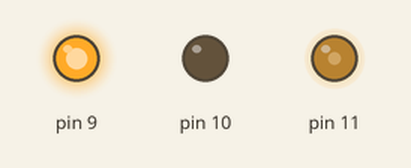
A sketch run on a simulated Arduino Uno, built with avr-gcc and run on an emulated ATmega328P. Parts: output pins drawn as LEDs (lit = HIGH).

Above: at 0.1 s.
Timing chart, 0 to 1.6 s (numbered marks = the images above):
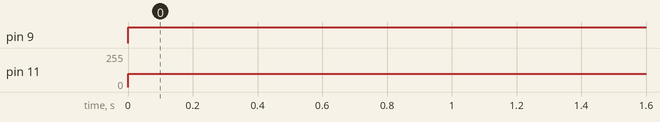

Measured:
- by itself, pin 9: LOW → HIGH at 0.00 s
- by itself, pin 11: 0/255 → 100/255 at 0.00 s

The sketch:

dcmotor.ino
```cpp
// C++ code
//
int value = 100;
void setup()
{
  pinMode(10,OUTPUT);
  pinMode(9,OUTPUT);
  digitalWrite(10,LOW);
  digitalWrite(9,LOW);
}

void loop()
{
  analogWrite(11,value);
  digitalWrite(10,LOW);
  digitalWrite(9,HIGH);
}
```
